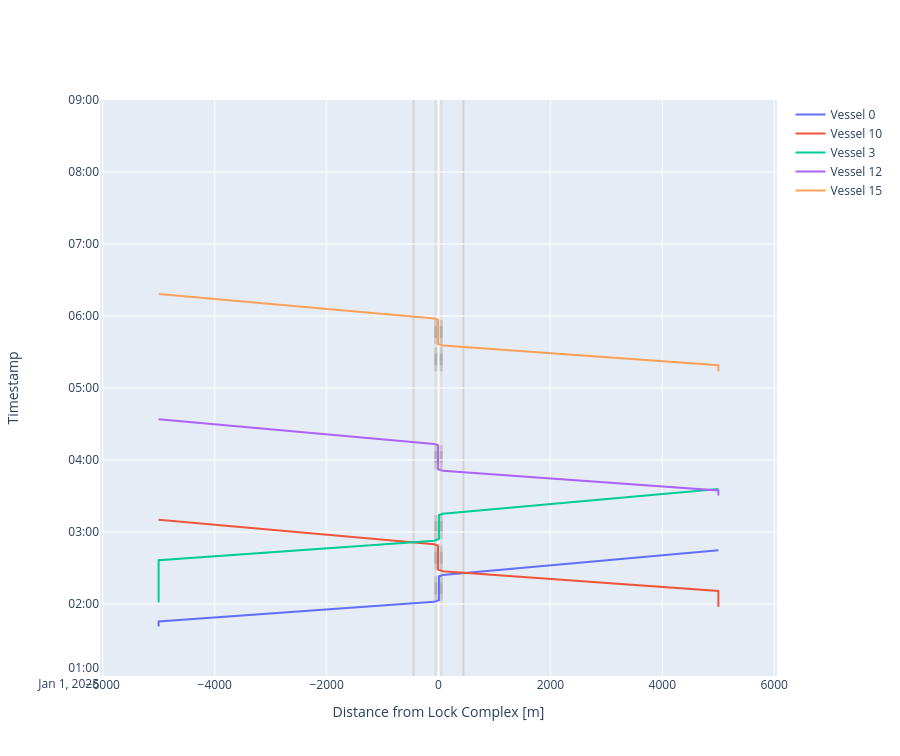

Write notebook code for a chart like this one.
### Code cell
# We can plot the time-distance diagram
fig = lock_chamber_II.plot(xlimmin = -6050, 
                           xlimmax = 6050,
                           ylimmin = pd.Timestamp('2025-01-01 01:00:00'),
                           ylimmax = pd.Timestamp('2025-01-01 09:00:00'),
                           method='Plotly')

fig.update_layout(height=cm_to_pixels(20))

### Figure 1 — Plotly figure (JSON) as saved in the notebook; plotly's stock layout.template omitted (floating-point values rounded to 4 significant figures)
{"data": [{"mode": "lines", "name": "Vessel 0", "type": "scatter", "x": [-5002.0, -5002.0, -75.0, -75.0, 7.5, 7.5, 7.5, 7.5, 7.5, 7.5, 7.5, 7.5, 75.0, 75.0, 5002.0, 5002.0], "xaxis": "x", "y": ["2025-01-01T01:41:14.550491", "2025-01-01T01:45:24.550491", "2025-01-01T02:01:46.423936", "2025-01-01T02:01:46.423936", "2025-01-01T02:03:06.607522", "2025-01-01T02:03:06.607522", "2025-01-01T02:08:06.607522", "2025-01-01T02:08:06.607522", "2025-01-01T02:18:06.607522", "2025-01-01T02:18:06.607522", "2025-01-01T02:23:06.607522", "2025-01-01T02:23:06.607522", "2025-01-01T02:24:12.212273", "2025-01-01T02:24:12.212273", "2025-01-01T02:44:44.085719", "2025-01-01T02:44:44.085719"], "yaxis": "y"}, {"mode": "lines", "name": "Vessel 10", "type": "scatter", "x": [5002.0, 5002.0, 5002.0, 5002.0, 75.0, 75.0, -7.5, -7.5, -7.5, -7.5, -7.5, -7.5, -7.5, -7.5, -75.0, -75.0, -5002.0, -5002.0], "xaxis": "x", "y": ["2025-01-01T01:57:47.065476", "2025-01-01T02:01:57.065476", "2025-01-01T02:10:55.338828", "2025-01-01T02:10:55.338828", "2025-01-01T02:27:17.212273", "2025-01-01T02:27:17.212273", "2025-01-01T02:28:37.395859", "2025-01-01T02:28:37.395859", "2025-01-01T02:33:37.395859", "2025-01-01T02:33:37.395859", "2025-01-01T02:43:37.395859", "2025-01-01T02:43:37.395859", "2025-01-01T02:48:37.395859", "2025-01-01T02:48:37.395859", "2025-01-01T02:49:43.000610", "2025-01-01T02:49:43.000610", "2025-01-01T03:10:14.874055", "2025-01-01T03:10:14.874055"], "yaxis": "y"}, {"mode": "lines", "name": "Vessel 3", "type": "scatter", "x": [-5002.0, -5002.0, -5002.0, -5002.0, -75.0, -75.0, 7.5, 7.5, 7.5, 7.5, 7.5, 7.5, 7.5, 7.5, 75.0, 75.0, 5002.0, 5002.0], "xaxis": "x", "y": ["2025-01-01T02:01:32.774660", "2025-01-01T02:05:42.774660", "2025-01-01T02:36:26.127165", "2025-01-01T02:36:26.127165", "2025-01-01T02:52:48.000610", "2025-01-01T02:52:48.000610", "2025-01-01T02:54:08.184196", "2025-01-01T02:54:08.184196", "2025-01-01T02:59:08.184196", "2025-01-01T02:59:08.184196", "2025-01-01T03:09:08.184196", "2025-01-01T03:09:08.184196", "2025-01-01T03:14:08.184196", "2025-01-01T03:14:08.184196", "2025-01-01T03:15:13.788947", "2025-01-01T03:15:13.788947", "2025-01-01T03:35:45.662393", "2025-01-01T03:35:45.662393"], "yaxis": "y"}, {"mode": "lines", "name": "Vessel 12", "type": "scatter", "x": [5002.0, 5002.0, 75.0, 75.0, -7.5, -7.5, -7.5, -7.5, -7.5, -7.5, -7.5, -7.5, -75.0, -75.0, -5002.0, -5002.0], "xaxis": "x", "y": ["2025-01-01T03:30:27.343527", "2025-01-01T03:34:37.343527", "2025-01-01T03:50:59.216972", "2025-01-01T03:50:59.216972", "2025-01-01T03:52:19.400558", "2025-01-01T03:52:19.400558", "2025-01-01T03:57:19.400558", "2025-01-01T03:57:19.400558", "2025-01-01T04:07:19.400558", "2025-01-01T04:07:19.400558", "2025-01-01T04:12:19.400558", "2025-01-01T04:12:19.400558", "2025-01-01T04:13:25.005309", "2025-01-01T04:13:25.005309", "2025-01-01T04:33:56.878755", "2025-01-01T04:33:56.878755"], "yaxis": "y"}, {"mode": "lines", "name": "Vessel 15", "type": "scatter", "x": [5002.0, 5002.0, 5002.0, 5002.0, 75.0, 75.0, -7.5, -7.5, -7.5, -7.5, -7.5, -7.5, -7.5, -7.5, -75.0, -75.0, -5002.0, -5002.0], "xaxis": "x", "y": ["2025-01-01T05:13:51.166654", "2025-01-01T05:18:01.166654", "2025-01-01T05:19:01.793208", "2025-01-01T05:19:01.793208", "2025-01-01T05:35:23.666653", "2025-01-01T05:35:23.666653", "2025-01-01T05:36:43.850239", "2025-01-01T05:36:43.850239", "2025-01-01T05:41:43.850239", "2025-01-01T05:41:43.850239", "2025-01-01T05:51:43.850239", "2025-01-01T05:51:43.850239", "2025-01-01T05:56:43.850239", "2025-01-01T05:56:43.850239", "2025-01-01T05:57:49.454991", "2025-01-01T05:57:49.454991", "2025-01-01T06:18:21.328436", "2025-01-01T06:18:21.328436"], "yaxis": "y"}], "layout": {"height": 756, "shapes": [{"fillcolor": "lightgrey", "layer": "below", "line": {"width": 0}, "name": "Lock Geometry", "opacity": 0.5, "type": "rect", "x0": -75, "x1": 75, "y0": "2025-01-01T01:00:00", "y1": "2025-01-01T09:00:00"}, {"fillcolor": "darkgrey", "layer": "below", "line": {"width": 0}, "name": "Lock gate closing", "opacity": 0.5, "type": "rect", "x0": -75, "x1": 75, "xref": "x", "y0": "2025-01-01T02:03:06.607522", "y1": "2025-01-01T02:08:06.607522", "yref": "y"}, {"fillcolor": "grey", "layer": "below", "line": {"width": 0}, "name": "Lock levelling", "opacity": 0.5, "type": "rect", "x0": -75, "x1": 75, "xref": "x", "y0": "2025-01-01T02:08:06.607522", "y1": "2025-01-01T02:18:06.607522", "yref": "y"}, {"fillcolor": "darkgrey", "layer": "below", "line": {"width": 0}, "name": "Lock gate opening", "opacity": 0.5, "type": "rect", "x0": -75, "x1": 75, "xref": "x", "y0": "2025-01-01T02:18:06.607522", "y1": "2025-01-01T02:23:06.607522", "yref": "y"}, {"fillcolor": "darkgrey", "layer": "below", "line": {"width": 0}, "name": "Lock gate closing", "opacity": 0.5, "type": "rect", "x0": -75, "x1": 75, "xref": "x", "y0": "2025-01-01T02:28:37.395859", "y1": "2025-01-01T02:33:37.395859", "yref": "y"}, {"fillcolor": "grey", "layer": "below", "line": {"width": 0}, "name": "Lock levelling", "opacity": 0.5, "type": "rect", "x0": -75, "x1": 75, "xref": "x", "y0": "2025-01-01T02:33:37.395859", "y1": "2025-01-01T02:43:37.395859", "yref": "y"}, {"fillcolor": "darkgrey", "layer": "below", "line": {"width": 0}, "name": "Lock gate opening", "opacity": 0.5, "type": "rect", "x0": -75, "x1": 75, "xref": "x", "y0": "2025-01-01T02:43:37.395859", "y1": "2025-01-01T02:48:37.395859", "yref": "y"}, {"fillcolor": "darkgrey", "layer": "below", "line": {"width": 0}, "name": "Lock gate closing", "opacity": 0.5, "type": "rect", "x0": -75, "x1": 75, "xref": "x", "y0": "2025-01-01T02:54:08.184196", "y1": "2025-01-01T02:59:08.184196", "yref": "y"}, {"fillcolor": "grey", "layer": "below", "line": {"width": 0}, "name": "Lock levelling", "opacity": 0.5, "type": "rect", "x0": -75, "x1": 75, "xref": "x", "y0": "2025-01-01T02:59:08.184196", "y1": "2025-01-01T03:09:08.184196", "yref": "y"}, {"fillcolor": "darkgrey", "layer": "below", "line": {"width": 0}, "name": "Lock gate opening", "opacity": 0.5, "type": "rect", "x0": -75, "x1": 75, "xref": "x", "y0": "2025-01-01T03:09:08.184196", "y1": "2025-01-01T03:14:08.184196", "yref": "y"}, {"fillcolor": "darkgrey", "layer": "below", "line": {"width": 0}, "name": "Lock gate closing", "opacity": 0.5, "type": "rect", "x0": -75, "x1": 75, "xref": "x", "y0": "2025-01-01T03:52:19.400558", "y1": "2025-01-01T03:57:19.400558", "yref": "y"}, {"fillcolor": "grey", "layer": "below", "line": {"width": 0}, "name": "Lock levelling", "opacity": 0.5, "type": "rect", "x0": -75, "x1": 75, "xref": "x", "y0": "2025-01-01T03:57:19.400558", "y1": "2025-01-01T04:07:19.400558", "yref": "y"}, {"fillcolor": "darkgrey", "layer": "below", "line": {"width": 0}, "name": "Lock gate opening", "opacity": 0.5, "type": "rect", "x0": -75, "x1": 75, "xref": "x", "y0": "2025-01-01T04:07:19.400558", "y1": "2025-01-01T04:12:19.400558", "yref": "y"}, {"fillcolor": "darkgrey", "layer": "below", "line": {"width": 0}, "name": "Lock gate closing", "opacity": 0.5, "type": "rect", "x0": -75, "x1": 75, "xref": "x", "y0": "2025-01-01T05:13:51.166654", "y1": "2025-01-01T05:18:51.166654", "yref": "y"}, {"fillcolor": "grey", "layer": "below", "line": {"width": 0}, "name": "Lock levelling", "opacity": 0.5, "type": "rect", "x0": -75, "x1": 75, "xref": "x", "y0": "2025-01-01T05:18:51.166654", "y1": "2025-01-01T05:28:51.166654", "yref": "y"}, {"fillcolor": "darkgrey", "layer": "below", "line": {"width": 0}, "name": "Lock gate opening", "opacity": 0.5, "type": "rect", "x0": -75, "x1": 75, "xref": "x", "y0": "2025-01-01T05:28:51.166654", "y1": "2025-01-01T05:33:51.166654", "yref": "y"}, {"fillcolor": "darkgrey", "layer": "below", "line": {"width": 0}, "name": "Lock gate closing", "opacity": 0.5, "type": "rect", "x0": -75, "x1": 75, "xref": "x", "y0": "2025-01-01T05:36:43.850239", "y1": "2025-01-01T05:41:43.850239", "yref": "y"}, {"fillcolor": "grey", "layer": "below", "line": {"width": 0}, "name": "Lock levelling", "opacity": 0.5, "type": "rect", "x0": -75, "x1": 75, "xref": "x", "y0": "2025-01-01T05:41:43.850239", "y1": "2025-01-01T05:51:43.850239", "yref": "y"}, {"fillcolor": "darkgrey", "layer": "below", "line": {"width": 0}, "name": "Lock gate opening", "opacity": 0.5, "type": "rect", "x0": -75, "x1": 75, "xref": "x", "y0": "2025-01-01T05:51:43.850239", "y1": "2025-01-01T05:56:43.850239", "yref": "y"}, {"layer": "below", "line": {"color": "lightgrey"}, "type": "line", "x0": -445, "x1": -445, "xref": "x", "y0": 0, "y1": 1, "yref": "y domain"}, {"layer": "below", "line": {"color": "lightgrey"}, "type": "line", "x0": 445, "x1": 445, "xref": "x", "y0": 0, "y1": 1, "yref": "y domain"}], "showlegend": true, "xaxis": {"anchor": "y", "domain": [0, 1], "range": [-6050, 6050], "title": {"text": "Distance from Lock Complex [m]"}}, "yaxis": {"anchor": "x", "domain": [0, 1], "range": ["2025-01-01T01:00:00", "2025-01-01T09:00:00"], "title": {"text": "Timestamp"}}}}
